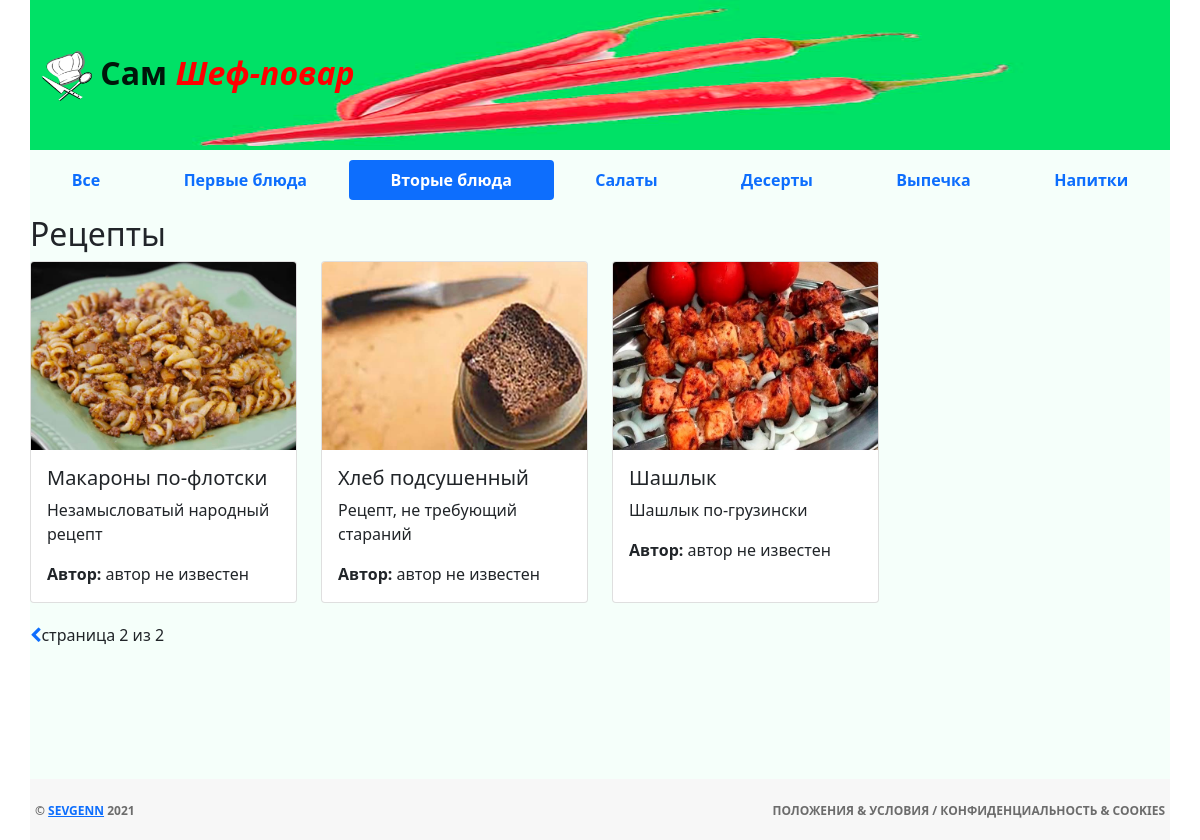
The page /category/2/page/2/ on the database its author committed.
### mainapp/models.py (models this page shows, shortened)
class Category(models.Model):
    name = models.CharField(verbose_name='Наименование категории', max_length=128, unique=True)
    description = models.TextField(verbose_name='Описание категории', blank=True)
    class Meta:
        verbose_name = 'Категория'
        verbose_name_plural = 'Категории'

class Recipe(models.Model):
    category = models.ForeignKey(Category, on_delete=models.CASCADE)
    name = models.CharField(verbose_name='Название блюда', max_length=128)
    image = models.ImageField(upload_to='dishes_images', blank=False)
    short_desc = models.CharField(verbose_name='Краткое описание', max_length=64, blank=True)
    description = models.TextField(verbose_name='Содержание рецепта', blank=False)
    time_create = models.DateTimeField(verbose_name='Время создания', auto_now_add=True)
    time_update = models.DateTimeField(verbose_name='Время изменения', auto_now=True)
    is_active = models.BooleanField(verbose_name='Активен', default=True)
    author = models.CharField(verbose_name='Автор', max_length=64, default='автор не известен')
    ingredients = models.ManyToManyField(Ingredient, related_name='recipes')
    class Meta:
        verbose_name = 'Рецепт'
        verbose_name_plural = 'Рецепты'

### mainapp/views.py (the view)
# urls.py: re_path(r'^category/(?P<pk>\d+)/$', mainapp_views.categories, name='category'),
def categories(request, pk=None, page=1):
    title = 'Рецепты'
    links_menu = Category.objects.all()
    context = {
        'title': title,
        'links_menu': links_menu,
    }
    if pk is not None:
        category = get_object_or_404(Category, pk=pk)
        recipes = Recipe.objects.filter(category_id=pk, is_active=True)
        paginator = Paginator(recipes, 4)
        try:
            recipes_paginator = paginator.page(page)
        except PageNotAnInteger:
            recipes_paginator = paginator.page(1)
        except EmptyPage:
            recipes_paginator = paginator.page(paginator.num_pages)
        context['category'] = category
        context['recipes'] = recipes_paginator
    return render(request, 'mainapp/categories.html', context)

### mainapp/templates/mainapp/categories.html (shortened to what this page needs)
{% extends 'mainapp/base.html' %}
{% load static %}
{% block content %}
    <div class="content">
        <h2>Рецепты</h2>
        <div class="row row-cols-1 row-cols-md-4 g-4">
          {% for recipe in recipes %}
              {% include 'mainapp/include/inc_card.html' %}
          {% endfor %}
        </div>
        <div class="pagination">
            {% if recipes.has_previous %}
                <a href="{% url 'mainapp:page' category.id recipes.previous_page_number %}">
                    <i class="fa fa-chevron-left"></i>
                </a>
            {% endif %}
            <span class="current">
                страница {{ recipes.number }} из
                {{ recipes.paginator.num_pages }}
            </span>
        </div>
    </div>
{% endblock %}

### mainapp/templates/mainapp/include/inc_categories_submenu.html
<nav class="nav nav-pills flex-column flex-sm-row">
    <a href="{% url 'mainapp:main' %}"
            {% if request.resolver_match.kwargs.pk == None %}
       class="flex-sm-fill text-sm-center nav-link active"
            {% else %}
       class="flex-sm-fill text-sm-center nav-link"
            {% endif %}>
        <strong>Все</strong></a>
    {% for link in links_menu %}
        <a href="{% url 'mainapp:category' link.pk %}"
                {% if request.resolver_match.kwargs.pk|add:'0' == link.pk %}
           class="flex-sm-fill text-sm-center nav-link active"
                {% else %}
           class="flex-sm-fill text-sm-center nav-link"
                {% endif %}>
            <strong>{{ link.name }}</strong></a>
    {% endfor %}
</nav>

### mainapp/templates/mainapp/include/inc_card.html (shortened to what this page needs)
{% load static %}
<div class="col">
    <div class="card h-100">
      <a href="{% url 'mainapp:recipe' recipe.pk %}">
        <img src="/media/{{ recipe.image }}" class="card-img-top" alt="{{ recipe.short_desc }}">
      </a>
      <div class="card-body">
        <h5 class="card-title">{{ recipe.name }}</h5>
        <p class="card-text">{{ recipe.short_desc }}</p>
        <p class="card-text author"><strong>Автор: </strong>{{ recipe.author }}</p>
      </div>
    </div>
</div>

### mainapp/static/mainapp/styles/style.css (style rules this page uses)
* { padding: 0; margin: 0; }
.pagination { padding-top: 20px; }

### rows shown on the page
Category: name "Первые блюда"
Category: name "Вторые блюда"
Category: name "Салаты"
Category: name "Десерты"
Category: name "Выпечка"
Category: name "Напитки"
Recipe: image (picture), name "Макароны по-флотски", short_desc "Незамысловатый народный рецепт", author "автор не известен"
Recipe: image (picture), name "Хлеб подсушенный", short_desc "Рецепт, не требующий стараний", author "автор не известен"
Recipe: image (picture), name "Шашлык", short_desc "Шашлык по-грузински", author "автор не известен"

### other values the page prints
{{ recipes.number }} "2"
{{ recipes.paginator.num_pages }} "2"
